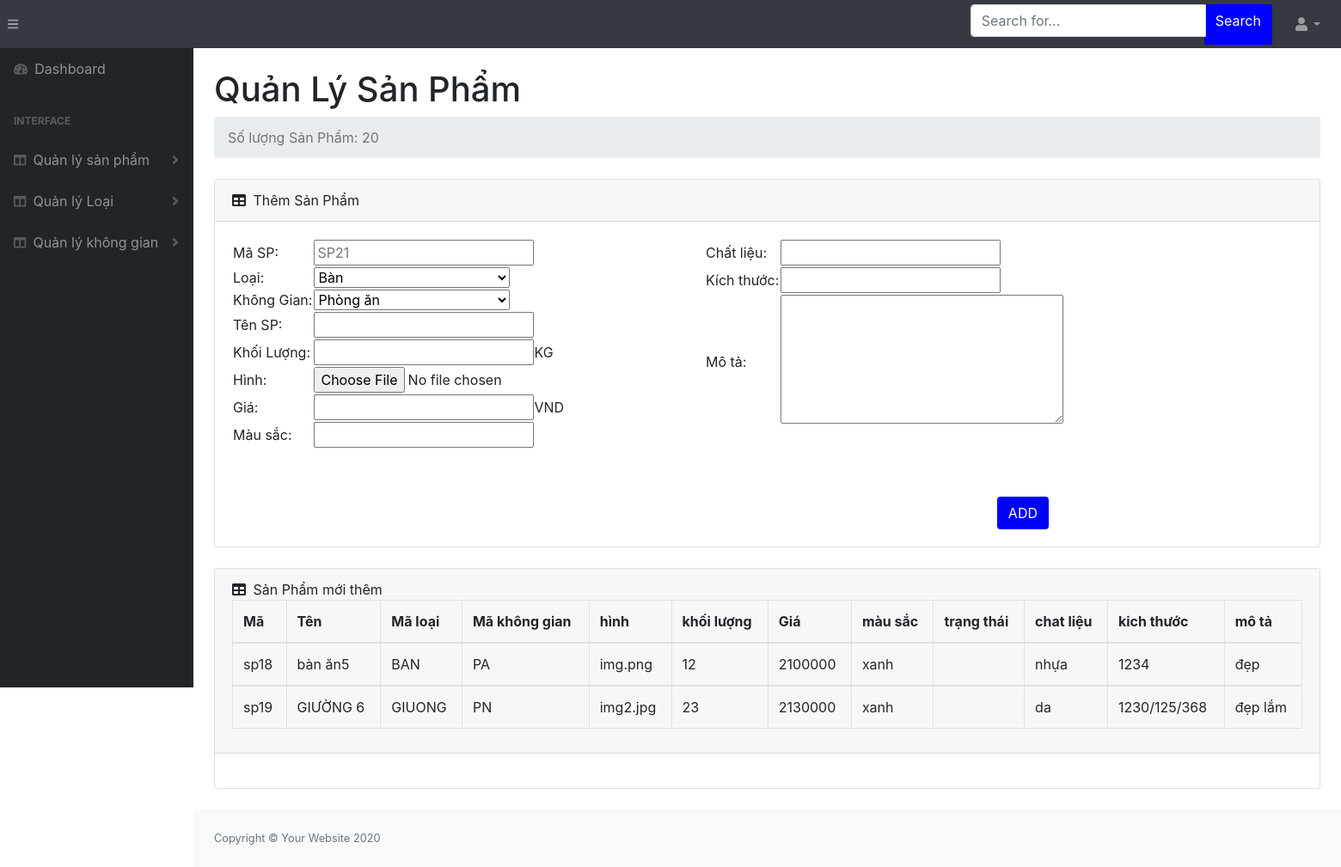
Before: /admin/dist/quanlykho/sanpham.php with the older database file.
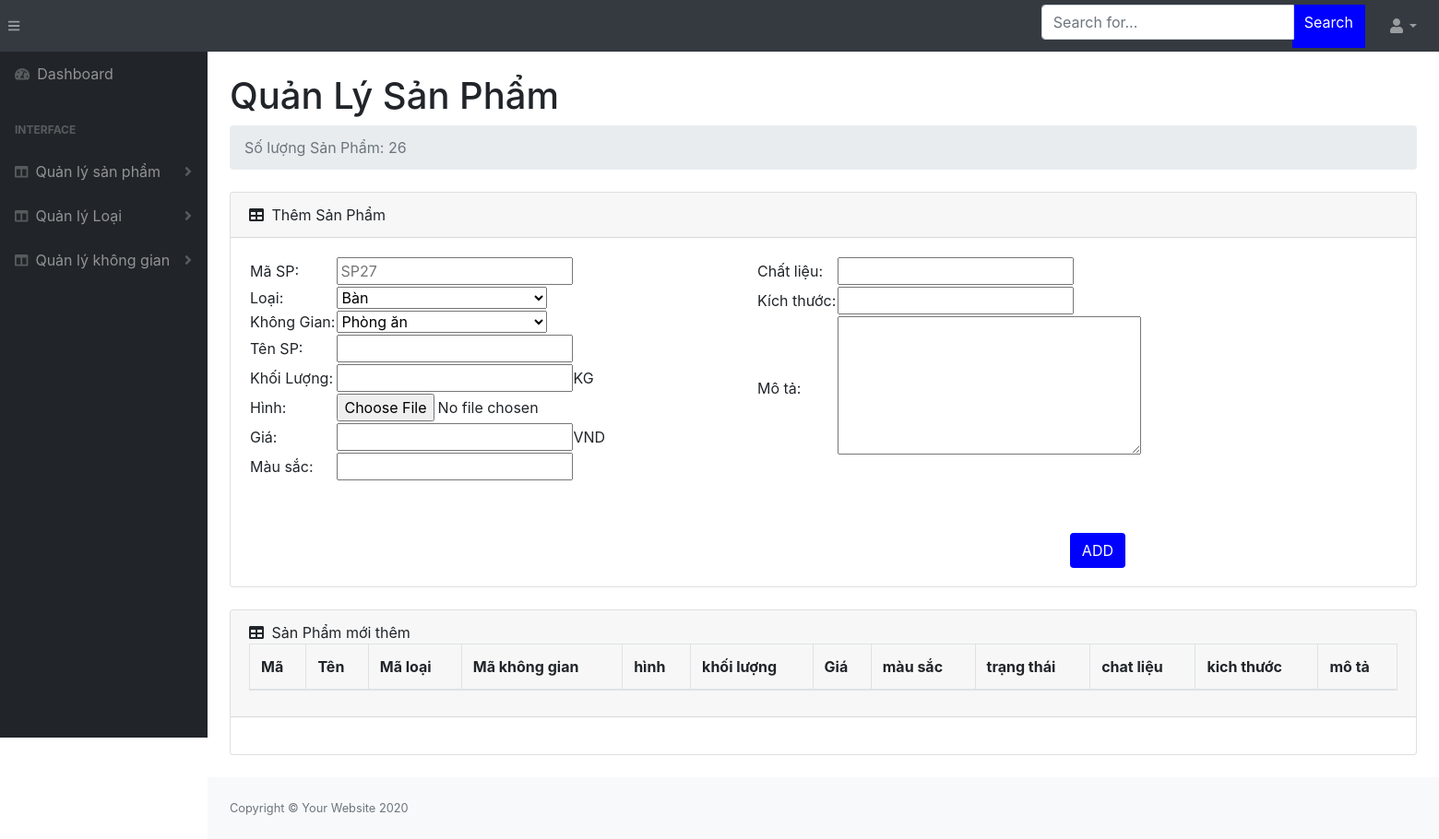
After: the same page with the newer database file.
### tables this page shows
CREATE TABLE `sanpham` (
  `masanpham` varchar(10) NOT NULL,
  `maloai` varchar(10) NOT NULL,
  `tensanpham` varchar(50) NOT NULL,
  `khoiluong` int(11) NOT NULL COMMENT 'kg',
  `hinh` varchar(50) NOT NULL,
  `gia` int(11) NOT NULL COMMENT 'VND',
  `trangthai` varchar(10) NOT NULL COMMENT '1 là hoạt động. \r\n0 là đã bị xóa',
  `mausac` varchar(50) NOT NULL,
  `soluong` int(11) DEFAULT NULL,
  `chatlieu` varchar(50) DEFAULT NULL,
  `kichthuoc` varchar(30) DEFAULT NULL COMMENT 'cao|dai|rong',
  `mota` text DEFAULT NULL,
  `makhonggian` varchar(10) NOT NULL
);

### admin/dist/quanlykho/sanpham.php (the view, shortened to what this page needs)
<!DOCTYPE html>
<html lang="en">
    <head>
        <link href="../css/styles.css" rel="stylesheet" />
        <link href="https://cdn.datatables.net/1.10.20/css/dataTables.bootstrap4.min.css" rel="stylesheet" />
    </head>
    <?php
        include '../../../config/config.php';
        $sql="SELECT * From sanpham";
        $stm=$obj->query($sql);
        $data=$stm->fetchALL();
        $soluongsp=$stm->rowCount();
    ?>
    <body class="sb-nav-fixed">
        <nav class="sb-topnav navbar navbar-expand navbar-dark bg-dark">
            <button class="btn btn-link btn-sm order-1 order-lg-0" id="sidebarToggle" href="#"><i class="fas fa-bars"></i></button>
            <form action="quanlysanpham.php" method="post" class="d-none d-md-inline-block form-inline ml-auto mr-0 mr-md-3 my-2 my-md-0">
                <div class="input-group">
                    <input class="form-control" type="text" name="noidung" placeholder="Search for..." aria-label="Search" aria-describedby="basic-addon2" />
                    <div style="height:47px; margin-left:-2px; background-color: blue ; color:white; ">
                        <input type="submit" style="color:white;" class="btn btn-mini" value="Search" >
                    </div>
                </div>
            </form>
            <ul class="navbar-nav ml-auto ml-md-0">
                <li class="nav-item dropdown">
                    <a class="nav-link dropdown-toggle" id="userDropdown" href="#" role="button" data-toggle="dropdown" aria-haspopup="true" aria-expanded="false"><i class="fas fa-user fa-fw"></i></a>
                </li>
            </ul>
        </nav>
        <div id="layoutSidenav">
            <div id="layoutSidenav_nav">
                <nav class="sb-sidenav accordion sb-sidenav-dark" id="sidenavAccordion">
                    <div class="sb-sidenav-menu">
                        <div class="nav">
                            <a class="nav-link" href="quanlykho.php">
                                <div class="sb-nav-link-icon"><i class="fas fa-tachometer-alt"></i></div>
                                Dashboard
                            </a>
                            <div class="sb-sidenav-menu-heading">Interface</div>
                            <a class="nav-link collapsed" href="quanlysanpham.php" >
                                <div class="sb-nav-link-icon"><i class="fas fa-columns"></i></div>
                                Quản lý sản phẩm
                                <div class="sb-sidenav-collapse-arrow"><i class="fas fa-angle-down"></i></div>
                            </a>
                            <a class="nav-link collapsed" href="quanlyloai.php" >
                                <div class="sb-nav-link-icon"><i class="fas fa-columns"></i></div>
                                Quản lý Loại
                                <div class="sb-sidenav-collapse-arrow"><i class="fas fa-angle-down"></i></div>
                            </a>
                            <a class="nav-link collapsed" href="quanlykhonggian.php"  >
                                <div class="sb-nav-link-icon"><i class="fas fa-columns"></i></div>
                                Quản lý không gian
                                <div class="sb-sidenav-collapse-arrow"><i class="fas fa-angle-down"></i></div>
                            </a>
                        </div>
                    </div>
                </nav>
            </div>
            <div id="layoutSidenav_content">
                <main>
                    <div class="container-fluid">
                        <h1 class="mt-4">Quản Lý Sản Phẩm</h1>
                        <ol class="breadcrumb mb-4">
                            <li class="breadcrumb-item active"><?php echo "Số lượng Sản Phẩm: $soluongsp"?></li>
                        </ol>
                        <div class="card mb-4">
                            <div class="card-header">
                                <i class="fas fa-table mr-1"></i>
                                Thêm Sản Phẩm
                            </div>
                            <div class="card-body">
                                <form action="chucnang.php?action=them" enctype="multipart/form-data" method="post" style="width:1300px">
                                    <div style="width:550px; float:left;height:300px">
                                        <table >
                                            <tr>
                                                <td>Mã SP:</td>
                                                <td><input type="text" name="masanpham" placeholder="SP<?php echo $soluongsp+1?>" id=""></td>
                                            </tr>
                                            <tr>
                                                <td>Loại:</td>
                                                <td >
                                                    <select style="width:228px;"name="maloai" id="">
                                                        <?php
                                                            $sqll="SELECT * from loai";
                                                            $stml=$obj->query($sqll);
                                                            $loai=$stml->fetchALL();
                                                            foreach($loai as $k => $v)
                                                            {
                                                                ?>
                                                        <option value="<?php echo $v['maloai']?>"><?php echo $v['tenloai']?></option>
                                                        <?php
                                                            }
                                                            ?>
                                                    </select>
                                                </td>
                                            </tr>
                                            <tr>
                                                <td>Không Gian:</td>
                                                <td >
                                                    <select style="width:228px;"name="makhonggian" id="">
                                                        <?php
                                                            $sqlk="SELECT * from khonggian";
                                                            $stmk=$obj->query($sqlk);
                                                            $kg=$stmk->fetchALL();
                                                            foreach($kg as $k => $v)
                                                            {
                                                                ?>
                                                        <option value="<?php echo $v['makhonggian']?>"><?php echo $v['tenkhonggian']?></option>
                                                        <?php
                                                            }
                                                            ?>
                                                    </select>
                                                </td>
                                            </tr>
                                            <tr>
                                                <td>Tên SP:</td>
                                                <td><input type="text" name="tensanpham" id=""></td>
                                            </tr>
                                            <tr>
                                                <td>Khối Lượng:</td>
                                                <td><input type="text" name="khoiluong" id="">KG</td>
                                            </tr>
                                            <tr>
                                                <td>Hình:</td>
                                                <td><input type="file" name="hinh" id=""></td>
                                            </tr>
                                            <tr>
                                                <td>Giá:</td>
                                                <td><input type="text" name="gia" id="">VND</td>
                                            </tr>
                                            <tr>
                                                <td>Màu sắc:</td>
                                                <td><input type="text" name="mausac" id=""></td>
                                            </tr>
                                        </table>
                                    </div>
                                    <div style="float:right; width:550px; height:300px; margin-right:200px; ">
                                        <table>
                                            <tr>
                                                <td>Chất liệu:</td>
                                                <td><input type="text" name="chatlieu" id=""></td>
                                            </tr>
                                            <tr>
                                                <td>Kích thước:</td>
                                                <td><input type="text" name="kichthuoc" id=""></td>
                                            </tr>
                                            <tr>
                                                <td>Mô tả:</td>
                                                <td><textarea name="mota" id="" cols="30" rows="6"></textarea></td>
                                            </tr>
                                        </table>
                                    </div>
                                    <div >
                                        <input type="submit"class="btn btn-mini" style="background-color:blue; color:white; float:right; margin-right:350px; " value="ADD">
                                    </div>
                                </form>
                            </div>
                        </div>
                    </div>
                </main>
                <main>
                    <div class="container-fluid">
                        <div class="card mb-4">
                            <div class="card-header">
                                <i class="fas fa-table mr-1"></i>
                                Sản Phẩm mới thêm
                                <table  class="table table-bordered" id=""  width="100%" cellspacing="0">
                                    <thead>
                                        <th>Mã</th>
                                        <th>Tên</th>
                                        <th>Mã loại</th>
                                        <th>Mã không gian</th>
                                        <th>hình</th>
                                        <th>khối lượng</th>
                                        <th>Giá</th>
                                        <th>màu sắc</th>
                                        <th>trạng thái</th>
                                        <th>chat liệu</th>
                                        <th>kich thước</th>
                                        <th>mô tả</th>
                                    </thead>
                                    <?php
                                        $sql="SELECT * FROM sanpham where trangthai IS NULL";
                                        $stm=$obj->query($sql);
                                        $da=$stm->fetchALL();
                                        foreach($da as $k =>$v)
                                        {
                                    ?>
                                    <tbody>
                                        <td><?php echo $v['masanpham']?></td>
                                        <td><?php echo $v['tensanpham']?></td>
                                        <td><?php echo $v['maloai']?></td>
                                        <td><?php echo $v['makhonggian']?></td>
                                        <td><?php echo $v['hinh']?></td>
                                        <td><?php echo $v['khoiluong']?></td>
                                        <td><?php echo $v['gia']?></td>
                                        <td><?php echo $v['mausac']?></td>
                                        <td><?php echo $v['trangthai']?></td>
                                        <td><?php echo $v['chatlieu']?></td>
                                        <td><?php echo $v['kichthuoc']?></td>
                                        <td><?php echo $v['mota']?></td>
                                    </tbody>
                                    <?php
                                        }
                                        ?>
                                </table>
                            </div>
                            <div class="card-body">
                            </div>
                        </div>
                    </div>
                </main>
                <footer class="py-4 bg-light mt-auto">
                    <div class="container-fluid">
                        <div class="d-flex align-items-center justify-content-between small">
                            <div class="text-muted">Copyright &copy; Your Website 2020</div>
                        </div>
                    </div>
                </footer>
            </div>
        </div>
    </body>
</html>

Changed rows visible on the page:
no longer on this page (row edited): sanpham: masanpham "sp18", tensanpham "bàn ăn5", maloai "BAN", makhonggian "PA", hinh "img.png", khoiluong "12", gia "2100000", mausac "xanh", chatlieu "nhựa", kichthuoc "1234", mota "đẹp"
no longer on this page (row edited): sanpham: masanpham "sp19", tensanpham "GIƯỜNG 6", maloai "GIUONG", makhonggian "PN", hinh "img2.jpg", khoiluong "23", gia "2130000", mausac "xanh", chatlieu "da", kichthuoc "1230/125/368", mota "đẹp lắm"
Other visible differences:
$soluongsp: "20" → "26"
form field masanpham: "SP21" → "SP27"
